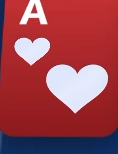
#> input picture tests/data/ipad_board_ace.png, 118 x 154 px
$ python grid_overlay.py ../tests/data/ipad_board_ace.png ../tests/data/ipad_board_ten.png 5
#> lines starting #> are read from the running program, lines starting #| are printed output that depends on the picture
"""Draw a pixel grid over a frame to help calibrate region coordinates."""
import cv2
import sys

def main(src, dst, step=100):
#> called with src = '../tests/data/ipad_board_ace.png', dst = '../tests/data/ipad_board_ten.png', step = 5
    img = cv2.imread(src)
#> img is the input picture: shape (154, 118, 3); mean B, G, R 81.6, 70.5, 157.1
    h, w = img.shape[:2]
#> h = 154; w = 118
    for x in range(0, w, step):
        cv2.line(img, (x, 0), (x, h), (0, 255, 0), 1)
        cv2.putText(img, str(x), (x + 2, 20), cv2.FONT_HERSHEY_SIMPLEX, 0.4, (0, 255, 0), 1)
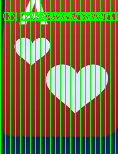
#> img: shape (154, 118, 3); mean B, G, R 62.6, 113.6, 119.4
    for y in range(0, h, step):
        cv2.line(img, (0, y), (w, y), (0, 255, 255), 1)
        cv2.putText(img, str(y), (2, y + 15), cv2.FONT_HERSHEY_SIMPLEX, 0.4, (0, 255, 255), 1)
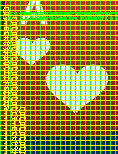
#> img: shape (154, 118, 3); mean B, G, R 48.3, 149.9, 152.8
    cv2.imwrite(dst, img)
    print(f"wrote {dst} ({w}x{h})")
#| wrote ../tests/data/ipad_board_ten.png (118x154)

if __name__ == "__main__":
    main(sys.argv[1], sys.argv[2], int(sys.argv[3]) if len(sys.argv) > 3 else 100)
